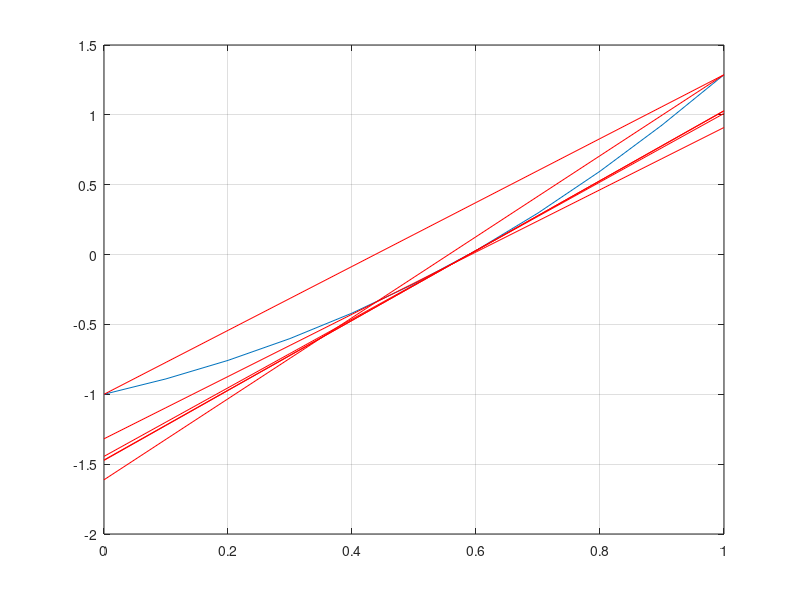

Source code (MATLAB):
function secante

    clear
    clc
    format long

    function y = f(x)
        y = exp(x).*sin(x)-1;
    end

    erro = 10^-6;
    a = 0;
    b = 1;
    x = [a:0.1:b];
    y = f(x);

    plot(x,y);
    grid
    hold on

    x0 = a;
    x1 = b;
    f0 = f(x0);
    f1 = f(x1);
    
    r = f0+((f1-f0)/(x1-x0))*(x-x0);
    plot(x, r, 'r')
    pause

    iteracoes = 0;

    while (abs(f1) > erro)
        
        xk = x1 - f1*(x1-x0)/(f1-f0);
        x0 = x1;
        x1 = xk;
        
        f0 = f(x0);
        f1 = f(x1);
        
        r = f0+((f1-f0)/(x1-x0))*(x-x0);
        plot(x, r, 'r')
        pause

        iteracoes = iteracoes + 1;

    end

x0
x1
x0-x1
f0
f1
iteracoes
    
end
